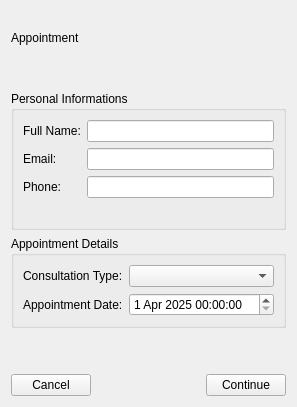
     <widget class="QWidget" name="pageBooking">
      <layout class="QGridLayout" name="gridLayout_3">
       <item row="0" column="0">
        <layout class="QVBoxLayout" name="verticalLayout">
         <property name="sizeConstraint">
          <enum>QLayout::SizeConstraint::SetMinimumSize</enum>
         </property>
         <item>
          <widget class="QLabel" name="logoLabel_2">
           <property name="text">
            <string/>
           </property>
           <property name="pixmap">
            <pixmap>C:/Users/LEVNOVO/Desktop/images/Image3.png</pixmap>
           </property>
          </widget>
         </item>
         <item>
          <widget class="QLabel" name="label_5">
           <property name="styleSheet">
            <string notr="true"/>
           </property>
           <property name="text">
            <string>Appointment </string>
           </property>
          </widget>
         </item>
        </layout>
       </item>
       <item row="1" column="0">
        <spacer name="verticalSpacer_11">
         <property name="orientation">
          <enum>Qt::Orientation::Vertical</enum>
         </property>
         <property name="sizeType">
          <enum>QSizePolicy::Policy::Fixed</enum>
         </property>
         <property name="sizeHint" stdset="0">
          <size>
           <width>20</width>
           <height>40</height>
          </size>
         </property>
        </spacer>
       </item>
       <item row="2" column="0">
        <layout class="QVBoxLayout" name="verticalLayout_5">
         <item>
          <widget class="QGroupBox" name="groupBoxPersonalInfo">
           <property name="title">
            <string>Personal Informations </string>
           </property>
           <layout class="QFormLayout" name="formLayout">
            <item row="0" column="0">
             <widget class="QLabel" name="labelFullNameStatic">
              <property name="text">
               <string>Full Name:</string>
              </property>
             </widget>
            </item>
            <item row="0" column="1">
             <widget class="QLineEdit" name="lineEditFullName">
              <property name="text">
               <string/>
              </property>
             </widget>
            </item>
            <item row="1" column="0">
             <widget class="QLabel" name="labelEmailStatic">
              <property name="text">
               <string>Email:</string>
              </property>
             </widget>
            </item>
            <item row="1" column="1">
             <widget class="QLineEdit" name="lineEditEmail">
              <property name="text">
               <string/>
              </property>
             </widget>
            </item>
            <item row="2" column="0">
             <widget class="QLabel" name="labelPhoneStatic">
              <property name="text">
               <string>Phone:</string>
              </property>
             </widget>
            </item>
            <item row="2" column="1">
             <widget class="QLineEdit" name="lineEditPhone">
              <property name="text">
               <string/>
              </property>
             </widget>
            </item>
            <item row="3" column="0">
             <widget class="QLabel" name="label">
              <property name="text">
               <string/>
              </property>
             </widget>
            </item>
            <item row="3" column="1">
             <widget class="QLabel" name="label_2">
              <property name="text">
               <string/>
              </property>
             </widget>
            </item>
           </layout>
          </widget>
         </item>
         <item>
          <widget class="QGroupBox" name="groupBoxAppointmentDetails">
           <property name="title">
            <string>Appointment Details </string>
           </property>
           <layout class="QFormLayout" name="formLayout_2">
            <item row="0" column="0">
             <widget class="QLabel" name="labelConsultTypeStatic">
              <property name="text">
               <string>Consultation Type:</string>
              </property>
             </widget>
            </item>
            <item row="0" column="1">
             <widget class="QComboBox" name="comboBoxConsultationType">
              <property name="currentText">
               <string/>
              </property>
              <item>
               <property name="text">
                <string/>
               </property>
              </item>
              <item>
               <property name="text">
                <string>Initial</string>
               </property>
              </item>
              <item>
               <property name="text">
                <string>Follow-up</string>
               </property>
              </item>
             </widget>
            </item>
            <item row="1" column="0">
             <widget class="QLabel" name="labelApptDateStatic">
              <property name="text">
               <string>Appointment Date:</string>
              </property>
             </widget>
            </item>
            <item row="1" column="1">
             <widget class="QDateTimeEdit" name="dateTimeEditAppointment">
              <property name="minimumDate">
               <date>
                <year>2025</year>
                <month>4</month>
                <day>1</day>
               </date>
              </property>
             </widget>
            </item>
           </layout>
          </widget>
         </item>
        </layout>
       </item>
       <item row="3" column="0">
        <spacer name="verticalSpacer_13">
         <property name="orientation">
          <enum>Qt::Orientation::Vertical</enum>
         </property>
         <property name="sizeType">
          <enum>QSizePolicy::Policy::Fixed</enum>
         </property>
         <property name="sizeHint" stdset="0">
          <size>
           <width>20</width>
           <height>40</height>
          </size>
         </property>
        </spacer>
       </item>
       <item row="4" column="0">
        <layout class="QHBoxLayout" name="horizontalLayoutButtons_1">
         <item>
          <widget class="QPushButton" name="pushButtonCancelBooking">
           <property name="text">
            <string>Cancel</string>
           </property>
           <property name="icon">
            <iconset theme="QIcon::ThemeIcon::ApplicationExit"/>
           </property>
          </widget>
         </item>
         <item>
          <spacer name="horizontalSpacer_1">
           <property name="orientation">
            <enum>Qt::Orientation::Horizontal</enum>
           </property>
           <property name="sizeHint" stdset="0">
            <size>
             <width>40</width>
             <height>20</height>
            </size>
           </property>
          </spacer>
         </item>
         <item>
          <widget class="QPushButton" name="pushButtonContinue">
           <property name="text">
            <string>Continue</string>
           </property>
          </widget>
         </item>
        </layout>
       </item>
      </layout>
     </widget>
